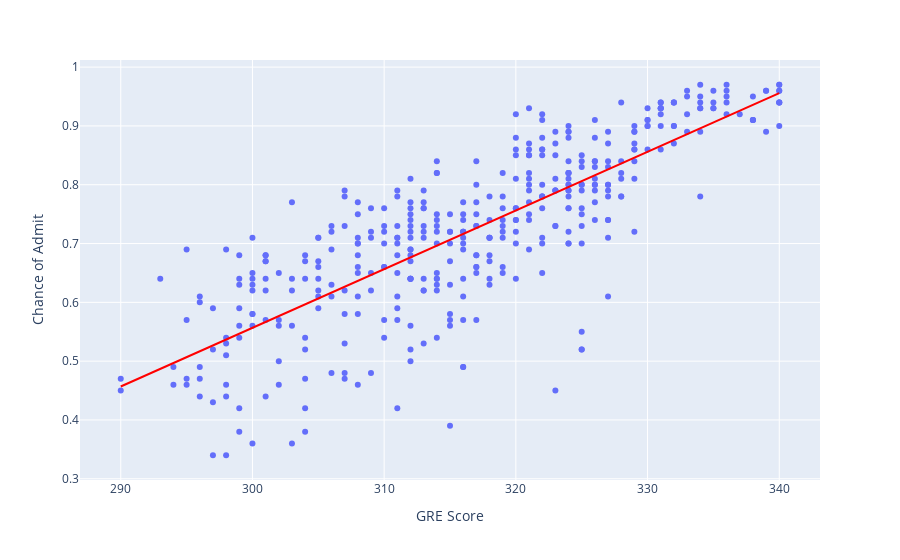

Source (notebook cell):
### Code cell
fig = px.scatter(DF_model,
                 x='GRE Score',
                 y='Chance of Admit ',                 
                )


fig.add_trace(
    px.line(DF_model, x='GRE Score', y = 'predicted', color_discrete_sequence=['red']).data[0]
)

fig.show()

### Figure 1 — Plotly figure (JSON) as saved in the notebook; plotly's stock layout.template omitted (floating-point values rounded to 4 significant figures; data arrays with more than 128 entries replaced by an {"elided": "..."} marker saying what was removed)
{"data": [{"hovertemplate": "GRE Score=%{x}<br>Chance of Admit =%{y}<extra></extra>", "legendgroup": "", "marker": {"color": "#636efa", "symbol": "circle"}, "mode": "markers", "name": "", "orientation": "v", "showlegend": false, "type": "scatter", "x": {"elided": "400 int values"}, "xaxis": "x", "y": {"elided": "400 float values"}, "yaxis": "y"}, {"hovertemplate": "GRE Score=%{x}<br>predicted=%{y}<extra></extra>", "legendgroup": "", "line": {"color": "red", "dash": "solid"}, "marker": {"symbol": "circle"}, "mode": "lines", "name": "", "orientation": "v", "showlegend": false, "type": "scatter", "x": {"elided": "400 int values"}, "xaxis": "x", "y": {"elided": "400 float values"}, "yaxis": "y"}], "layout": {"autosize": true, "legend": {"tracegroupgap": 0}, "margin": {"t": 60}, "xaxis": {"anchor": "y", "autorange": true, "domain": [0, 1], "range": [287.0, 343.0], "title": {"text": "GRE Score"}, "type": "linear"}, "yaxis": {"anchor": "x", "autorange": true, "domain": [0, 1], "range": [0.2912, 1.019], "title": {"text": "Chance of Admit "}, "type": "linear"}}}
